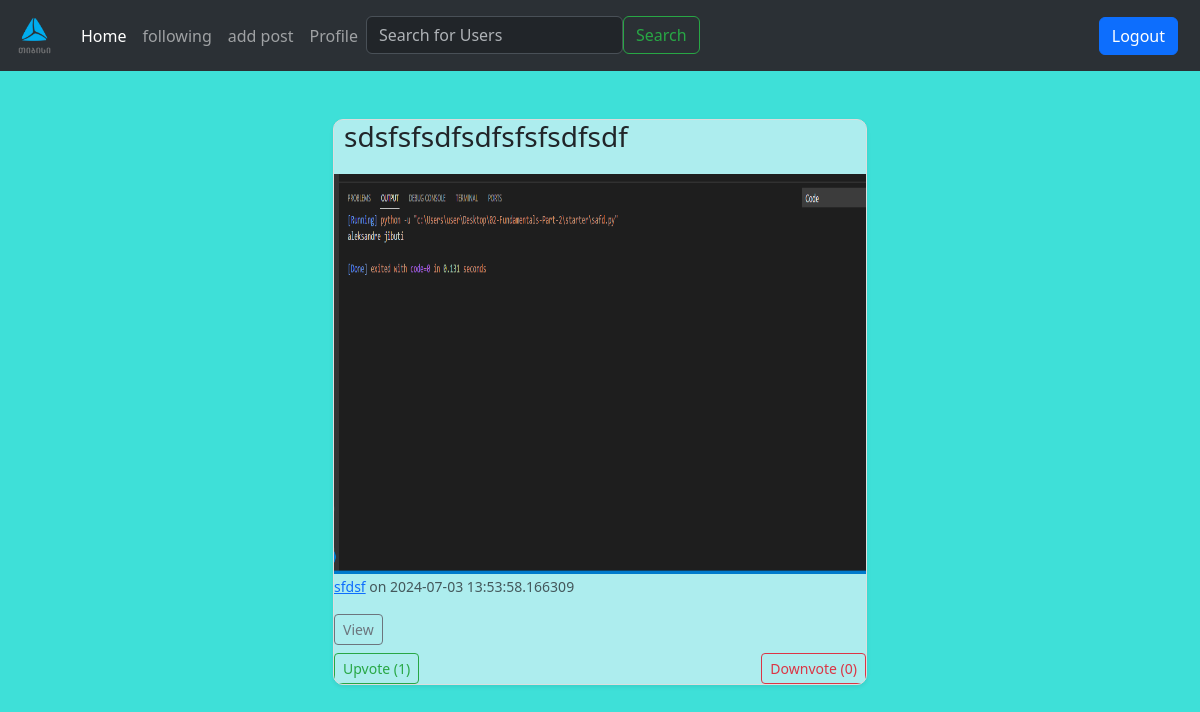
The app's page /home (signed in) with its own data.
### models.py (models this page shows, shortened)
class Post(db.Model):
    id = db.Column(db.Integer, primary_key=True, autoincrement=True)
    text = db.Column(db.String)
    file_path = db.Column(db.String)
    user_id = db.Column(db.Integer, db.ForeignKey('user.id'), nullable=False)
    upvote_count = db.Column(db.Integer, default=0)
    downvote_count = db.Column(db.Integer, default=0)
    votes = db.relationship('Vote', backref='post', cascade='all, delete-orphan', lazy='dynamic')
    user = db.relationship('User', backref=db.backref('posts', lazy=True, cascade="all, delete-orphan"))
    created_at = db.Column(db.DateTime, default=datetime.utcnow, nullable=False)
    comments = db.relationship('Comment', backref='post', lazy=True, cascade='all, delete-orphan',)

class User(db.Model, UserMixin):
    id = db.Column(db.Integer, primary_key=True, autoincrement=True)
    user_name = db.Column(db.String, unique=True)
    password = db.Column(db.String)
    role = db.Column(db.String, default = 'guest')
    followers = db.relationship('Follower', foreign_keys='Follower.followed_id', backref='followed', lazy='dynamic')
    followed = db.relationship('Follower', foreign_keys='Follower.follower_id', backref='follower', lazy='dynamic')
    profile_image = db.Column(db.String(120), nullable=True)

### routes.py (the view)
@app.route('/home')
@login_required
def index():
    form = SearchForm()
    yesterday = datetime.now() - timedelta(days=1)
    recent_entries = db.session.query(Post).filter(Post.created_at >= yesterday).all()
    shuffle(recent_entries)
    return render_template('home.html', posts=recent_entries, form=form)

### forms.py
class SearchForm(FlaskForm):
    query = StringField('Search for Users', validators=[DataRequired()])
    submit = SubmitField('Search')

### models.py (called while the page is built)
@login_manager.user_loader
def load_user(id):
    return User.query.get(id)

### templates/home.html (shortened to what this page needs)
{% extends "layout.html" %}
{% block content %}
<div class="container mt-5">
    <div class="d-flex justify-content-center ">
    <div class="row" style="width: 50%;">
    <ul>
        {% for post in posts %}
        <div class="col-lg-20">
            <div class="card mb-4 shadow-sm" id="pst">
          <li>
            <h5 class="card-title">{{ post.text }}</h5>
              {% if post.file_path %}
                  <img class="img-style"   src="{{ url_for('static', filename=post.file_path) }}"  height="400px" width="600px"/>
             {% endif %}
             <p class="card-text"><small class="text-muted">
                 <a href="{{ url_for('profile', username=post.user.user_name) }}">{{ post.user.user_name }}</a>
                 on {{ post.created_at }}
                </small></p>
             <div class="d-flex justify-content-between align-items-center">
                <div class="btn-group">
                    <a href="{{ url_for('post_detail', post_id=post.id) }}" class="btn btn-sm btn-outline-secondary">View</a>
                </div>
             </div>
         </li>
            <div class="d-flex justify-content-between align-items-center mt-2">
                <form method="POST" action="{{ url_for('upvote', post_id=post.id) }}">
                    <button type="submit" class="btn btn-sm btn-outline-success">Upvote ({{ post.upvote_count }})</button>
                </form>
                <form method="POST" action="{{ url_for('downvote', post_id=post.id) }}">
                    <button type="submit" class="btn btn-sm btn-outline-danger">Downvote ({{ post.downvote_count }})</button>
            </div>
    </div>
 </div>
        {% endfor %}
  </ul>
</div>
</div>
</div>
{% endblock %}

### static/style.css (style rules this page uses)
body { background-color: #3ee0d8; }
.card { border: 1px solid #ddd; border-radius: 10px; overflow: hidden; }
.card-title { font-size: 1.75rem; margin-bottom: 20px; margin-left: 10px; }
.container { margin-top: 30px; }
.btn-outline-secondary { color: #6c757d; border-color: #6c757d; }
.btn-outline-success { color: #28a745; border-color: #28a745; }
.btn-outline-danger { color: #dc3545; border-color: #dc3545; }
#pst { background-color: #adedee; }

### records on screen
Post: text "sdsfsfsdfsdfsfsfsdfsdf", file_path (picture), user.user_name "sfdsf", created_at "2024-07-03 13:53:58.166309", upvote_count "1", downvote_count "0"
